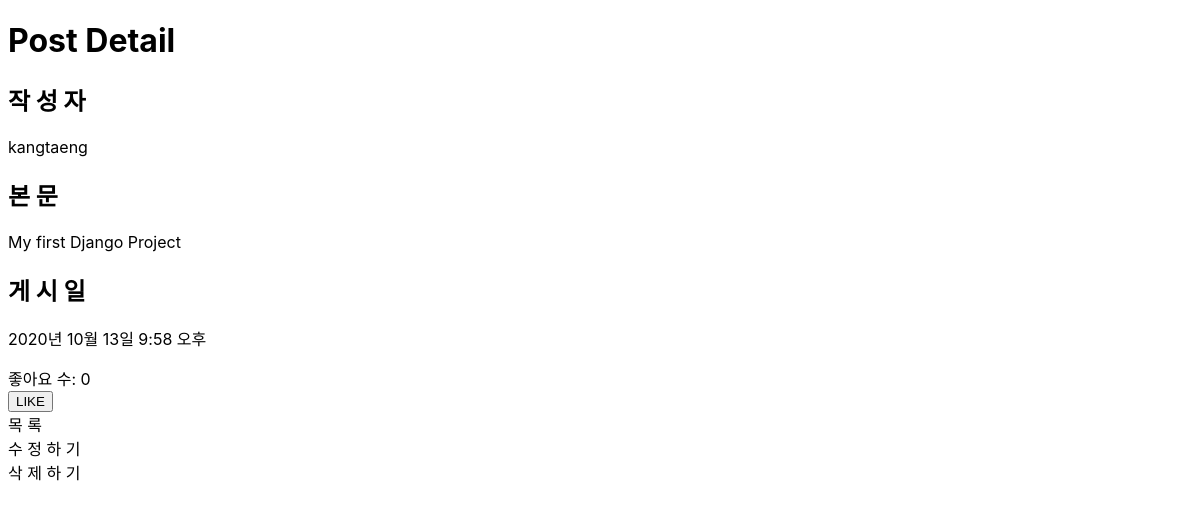
/posts/1/ (signed in), run on the app's committed database.
### posts/models.py (models this page shows, shortened)
class Post(models.Model):
    user = models.ForeignKey(User, on_delete=models.CASCADE, null=False)
    body = models.TextField()
    image = models.ImageField(upload_to='posts', null=True)
    created_at = models.DateTimeField()
    liked_users = models.ManyToManyField(User, related_name='liked_posts')

### posts/views.py (the view)
# urls.py: path('<int:post_id>/', views.detail, name='detail'),
def detail(request, post_id):
    post = Post.objects.get(id=post_id)
    context = {'post': post}
    return render(request, 'posts/detail.html', context)

### posts/templates/posts/detail.html (shortened to what this page needs)
{% load static %}
<!DOCTYPE html>
<html lang="en">
  <head>
    <link
      rel="stylesheet"
      href="{% static 'posts/style.css' %}"
      type="text/css"
    />
  </head>
  <body>
    <h1>Post Detail</h1>
    <h2>작 성 자</h2>
    <p>{{ post.user.get_username }}</p>
    <h2>본 문</h2>
    <p>{{ post.body }}</p>
    <h2>게 시 일</h2>
    <p>{{ post.created_at }}</p>
    <div>좋아요 수: {{ post.liked_users.count }}</div>
    {% if user.is_authenticated %}
    <form action="{% url 'posts:like' post.id %}" method="POST">
      {% if user in post.liked_users.all %}
      <button type="submit" class="btn btn-primary">LIKE</button>
      {% else %}
      <button type="submit" class="btn btn-secondary">LIKE</button>
      {% endif %}
    </form>
    {% endif %}
    <a href="{% url 'posts:index' %}">목 록</a><br>
    {% if user == post.user %}
    <a href="{% url 'posts:edit' post.id %}">수 정 하 기</a><br>
    <a href="{% url 'posts:delete' post.id %}">삭 제 하 기</a>
    {% endif %}
  </body>
</html>

### posts/static/posts/style.css (style rules this page uses)
body { font-family: -apple-system, BlinkMacSystemFont, "Segoe UI", Roboto, Oxygen, Ubuntu, Cantarell, "Open Sans", "Helvetica Neue", sans-serif; }
a { text-decoration: none; color: black; }

### data on the page
Post: user.get_username "kangtaeng", body "My first Django Project", created_at "2020년 10월 13일 9:58 오후", liked_users.count "0"
